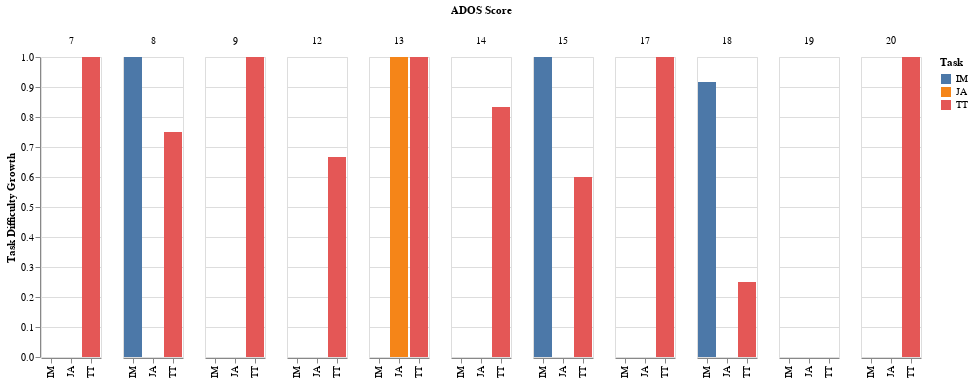

The cell this chart's notebook holds for it:
### Markdown cell above
The figure below indicates the mean changes in the difficulty level for each task as the study ends.  It intends to estimate if the treatment is presenting results for each group.

### Code cell
alt.Chart(grouped_df).mark_bar().encode(
    x=alt.X('task_ability', axis=alt.Axis(title='')),
    y=alt.Y('variation', axis=alt.Axis(title='Task Difficulty Growth')),
    column=alt.Column('preTest_total', title='ADOS Score'),
    color=alt.Color('task_ability', title='Task')
)

### Figure 1 — Vega-Lite specification as saved in the notebook (floating-point values rounded to 4 significant figures)
{"config": {"view": {"continuousWidth": 400, "continuousHeight": 300}}, "data": {"name": "data-ffa95f62e5b77bb56d0979ce158cc0b5"}, "mark": "bar", "encoding": {"color": {"field": "task_ability", "title": "Task", "type": "nominal"}, "column": {"field": "preTest_total", "title": "ADOS Score", "type": "quantitative"}, "x": {"axis": {"title": ""}, "field": "task_ability", "type": "nominal"}, "y": {"axis": {"title": "Task Difficulty Growth"}, "field": "variation", "type": "quantitative"}}, "$schema": "https://vega.github.io/schema/vega-lite/v4.17.0.json", "datasets": {"data-ffa95f62e5b77bb56d0979ce158cc0b5": [{"task_ability": "IM", "preTest_total": 8, "variation": 1.0}, {"task_ability": "IM", "preTest_total": 15, "variation": 1.0}, {"task_ability": "IM", "preTest_total": 18, "variation": 0.9167}, {"task_ability": "IM", "preTest_total": 19, "variation": 0.0}, {"task_ability": "JA", "preTest_total": 13, "variation": 1.0}, {"task_ability": "TT", "preTest_total": 7, "variation": 1.0}, {"task_ability": "TT", "preTest_total": 8, "variation": 0.75}, {"task_ability": "TT", "preTest_total": 9, "variation": 1.0}, {"task_ability": "TT", "preTest_total": 12, "variation": 0.6667}, {"task_ability": "TT", "preTest_total": 13, "variation": 1.0}, {"task_ability": "TT", "preTest_total": 14, "variation": 0.8333}, {"task_ability": "TT", "preTest_total": 15, "variation": 0.6}, {"task_ability": "TT", "preTest_total": 17, "variation": 1.0}, {"task_ability": "TT", "preTest_total": 18, "variation": 0.25}, {"task_ability": "TT", "preTest_total": 19, "variation": 0.0}, {"task_ability": "TT", "preTest_total": 20, "variation": 1.0}]}}
